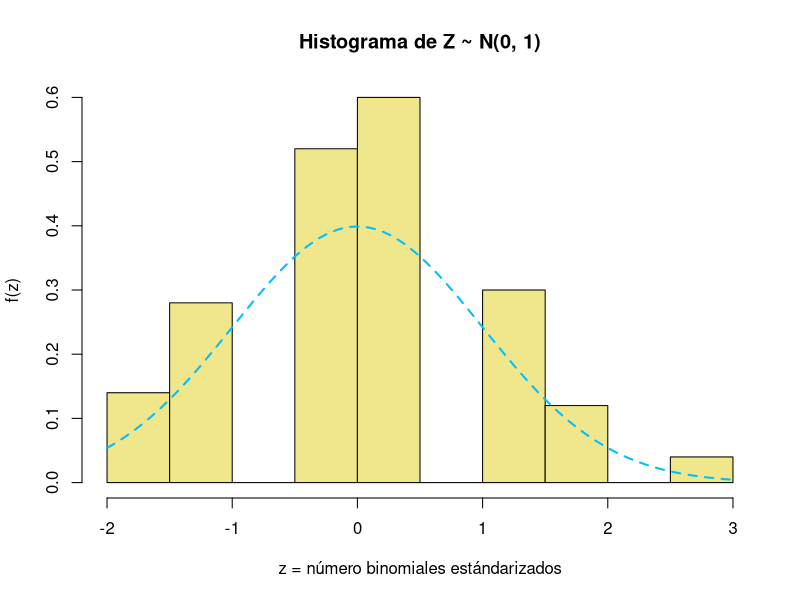
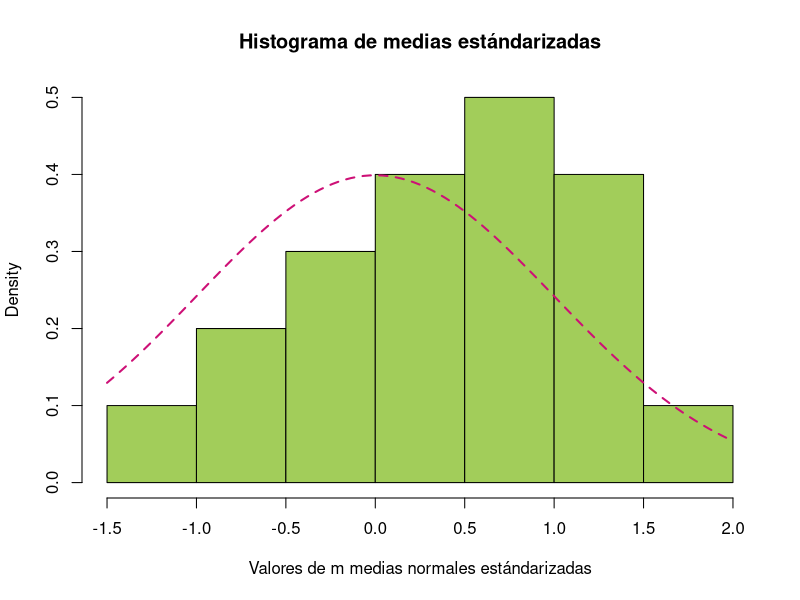
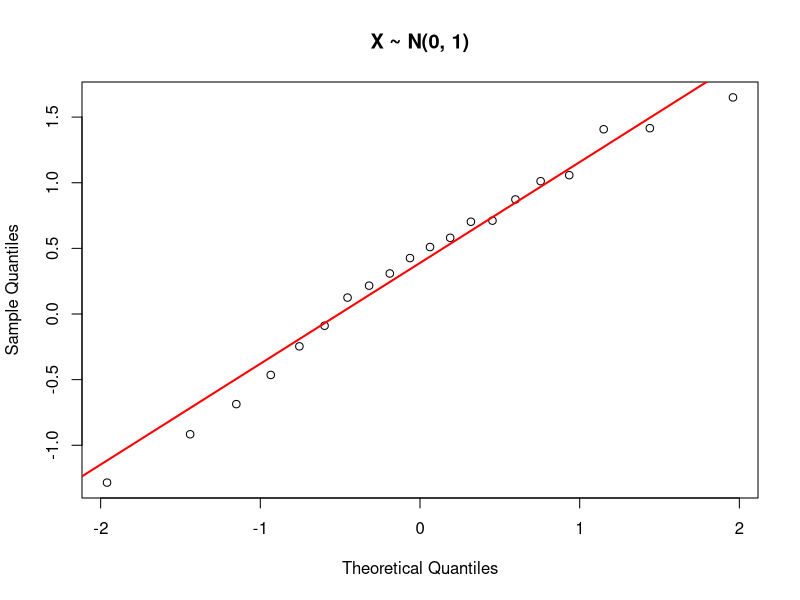
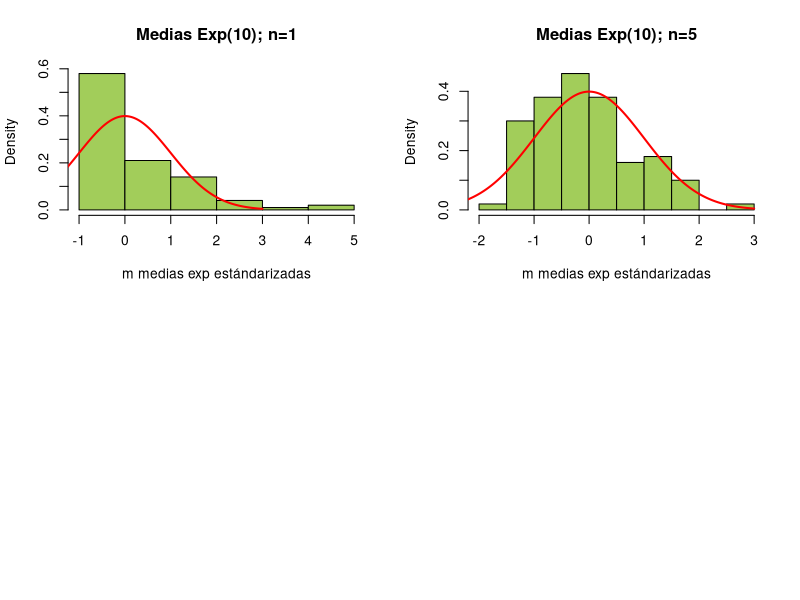
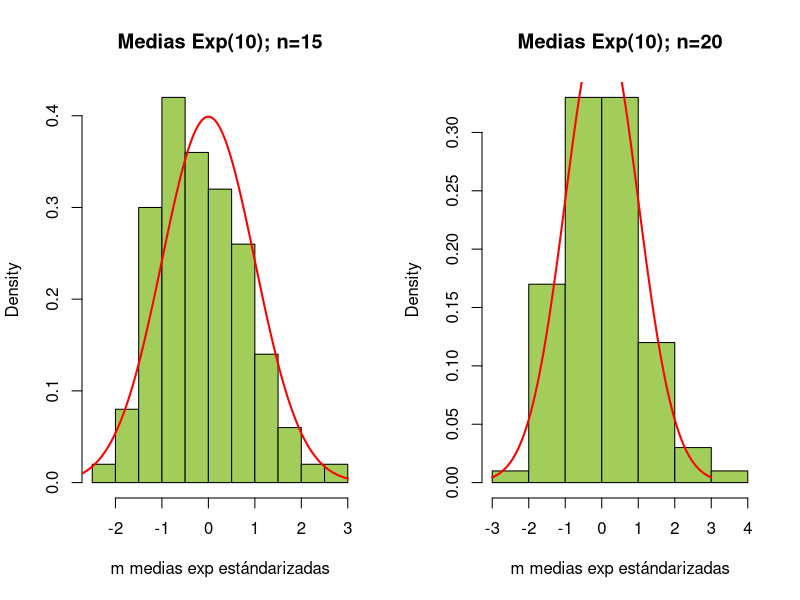
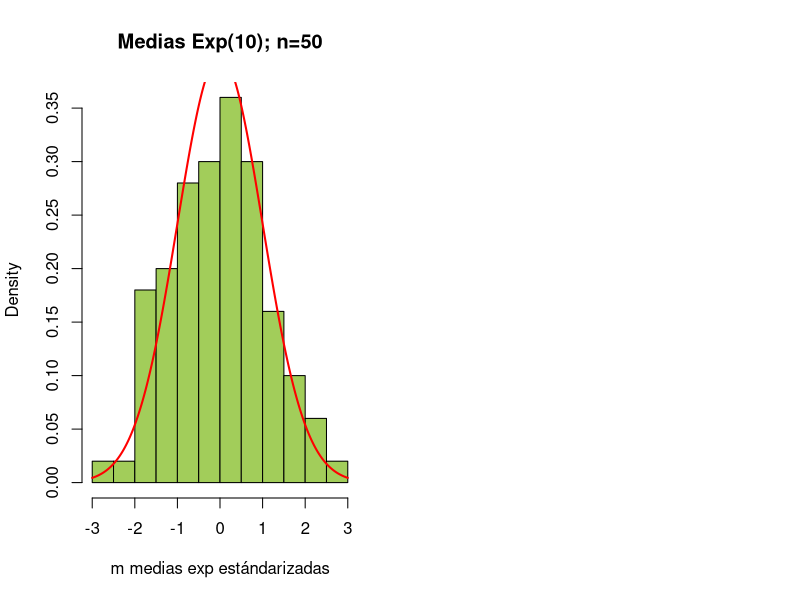
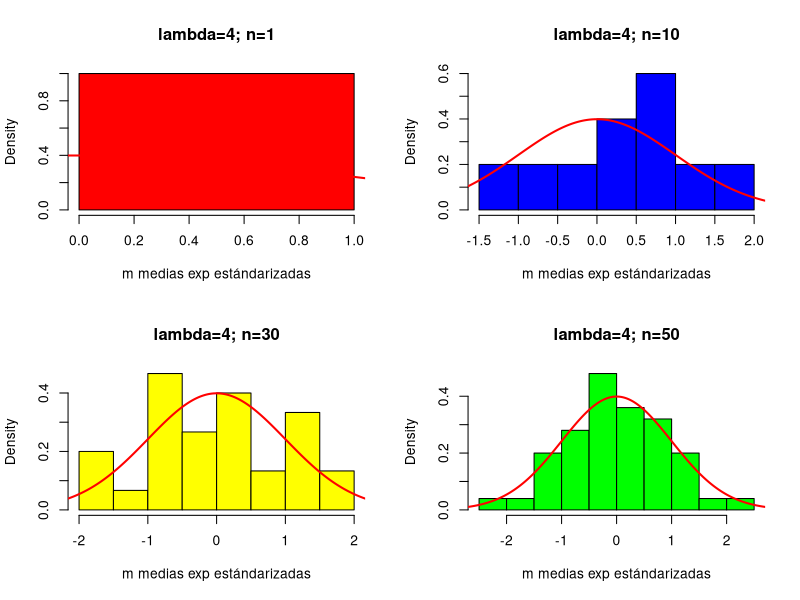

R code for these plots, in order:
## ---- chunk 1
setwd("C:/Users/pc 1/Desktop/PAQUETE R/PRACTICAS-S6/PRACTICAS-S6")
getwd()
## ---- chunk 2
# tm= tamaño de la muestra
tm <- 100
n <- 10
p <-0.25
#generando las 100 números aleatorios
S <- rbinom(tm, n, p)
# estandarizando cada una de las observaciones
Z = (S-n*p)/sqrt(n*p*(1-p)) 
#Z
## ---- chunk 3
hist(Z, main = "Histograma de Z ~ N(0, 1)", 
     xlab = "z = número binomiales estándarizados",
     ylab = "f(z)", prob = TRUE, col = "khaki")
curve(dnorm(x, 0, 1), col = "deepskyblue", 
      lty = 2, lwd = 2, add = TRUE)
## ---- chunk 4
simulNorm <- function(mu, sigma, m=5, n=100)
{
  vectMedias <<-numeric(0)
  MediasEstand <<-numeric(0)
  for(i in 1:m)
  {
    X = rnorm(n, mu, sigma)
    # genera n valores normales
    vectMedias[i] <<-mean(X)
    MediasEstand[i] <<-(vectMedias[i]-mu)/(sigma/sqrt(n))
  }
}

mu <- 5
sigma <- 5
m <-20
# numero de muestras o medias a obtener

simulNorm(mu, sigma, m)
hist(MediasEstand, main = "Histograma de medias estándarizadas", xlab="Valores de m medias normales estándarizadas", prob=TRUE, col="darkolivegreen3")
curve(dnorm(x, 0, 1), col = "deeppink3", lty = 2, lwd = 2,
      add = TRUE)
## ---- chunk 5
qqnorm(MediasEstand, main = "X ~ N(0, 1)")
#muestra la línea
qqline(MediasEstand, lty = 1, lwd = 2, col = "red")
## ---- chunk 6
simulExp <- function(mu, m = 5, n = 100)
{
  razon <- 1/mu
  vectMedias <<- numeric(0)
  MediasEstand <<- numeric(0)
  for (i in 1:m)
  {
    X = rexp(n, razon)
    # genera n valores exponenciales
    vectMedias[i] <<- mean(X)
    MediasEstand[i] <<- (vectMedias[i] - mu)/(mu/sqrt(n))
  }
}

par(mfrow = c(2,2))
# para n=1
mu <- 10
m <- 100 
n <- 1
simulExp(mu, m, n)
hist(MediasEstand, main = "Medias Exp(10); n=1", 
     xlab = "m medias exp estándarizadas",
     prob = TRUE, col = "darkolivegreen3")
xvals = seq(from = -3, to = 3, by = 0.01)
points(xvals, dnorm(xvals, 0, 1), col = "red", type = "l",
       lty = 1, lwd = 2)
# para n=5
n <- 5
simulExp(mu, m, n)
hist(MediasEstand, main = "Medias Exp(10); n=5", 
     xlab = "m medias exp estándarizadas",
     prob = TRUE, col = "darkolivegreen3")
xvals = seq(from=-3, to=3, by=0.01)
points(xvals, dnorm(xvals, 0, 1), col = "red", type = "l",
       lty = 1, lwd = 2)
## ---- chunk 7
par(mfrow = c(1,2))
# para n=15
mu <- 10
m <- 100 
n <- 15
simulExp(mu, m, n)
hist(MediasEstand, main = "Medias Exp(10); n=15", 
     xlab = "m medias exp estándarizadas",
     prob = TRUE, col = "darkolivegreen3")
xvals = seq(from = -3, to = 3, by = 0.01)
points(xvals, dnorm(xvals, 0, 1), col = "red", type = "l",
       lty = 1, lwd = 2)

# para n=20
n <- 20
simulExp(mu, m, n)
hist(MediasEstand, main = "Medias Exp(10); n=20", 
     xlab = "m medias exp estándarizadas",
     prob = TRUE, col = "darkolivegreen3")
xvals = seq(from=-3, to=3, by=0.01)
points(xvals, dnorm(xvals, 0, 1), col = "red", type = "l",
       lty = 1, lwd = 2)
## ---- chunk 8
# para n=15
mu <- 10
m <- 100 
n <- 50
simulExp(mu, m, n)
hist(MediasEstand, main = "Medias Exp(10); n=50", 
     xlab = "m medias exp estándarizadas",
     prob = TRUE, col = "darkolivegreen3")
xvals = seq(from = -3, to = 3, by = 0.01)
points(xvals, dnorm(xvals, 0, 1), col = "red", type = "l",
       lty = 1, lwd = 2)
## ---- chunk 9
SimultPoisson <- function(lambda=4, tm=100, n)
{
  vectMedias <<- numeric(0)
   MediasEstand <<- numeric(0)
  for (i in 1:n)
  {
    X = rpois(n, lambda)
    vectMedias[i] <<- mean(X)
    MediasEstand[i] <<- (vectMedias[i] - lambda)/(sqrt(lambda)/sqrt(n))
  }
}
par(mfrow = c(2,2))
#Para n=1
lambda=4
tm = 100
n=1 
SimultPoisson(lambda, tm, n)
hist(MediasEstand, main = "lambda=4; n=1", 
     xlab = "m medias exp estándarizadas",
     prob = TRUE, col = "red")
xvals = seq(from = -3, to = 3, by = 0.01)
points(xvals, dnorm(xvals, 0, 1), col = "red", type = "l",
       lty = 1, lwd = 2)

#Para n=10
lambda=4
tm = 100
n=10 
SimultPoisson(lambda, tm, n)
hist(MediasEstand, main = "lambda=4; n=10", 
     xlab = "m medias exp estándarizadas",
     prob = TRUE, col = "blue")
xvals = seq(from = -3, to = 3, by = 0.01)
points(xvals, dnorm(xvals, 0, 1), col = "red", type = "l",
       lty = 1, lwd = 2)

#Para n=30
lambda=4
tm = 100
n=30 
SimultPoisson(lambda, tm, n)
hist(MediasEstand, main = "lambda=4; n=30", 
     xlab = "m medias exp estándarizadas",
     prob = TRUE, col = "yellow")
xvals = seq(from = -3, to = 3, by = 0.01)
points(xvals, dnorm(xvals, 0, 1), col = "red", type = "l",
       lty = 1, lwd = 2)
#Para n=50
lambda=4
tm = 100
n=50
SimultPoisson(lambda, tm, n)
hist(MediasEstand, main = "lambda=4; n=50", 
     xlab = "m medias exp estándarizadas",
     prob = TRUE, col = "green")
xvals = seq(from = -3, to = 3, by = 0.01)
points(xvals, dnorm(xvals, 0, 1), col = "red", type = "l",
       lty = 1, lwd = 2)
